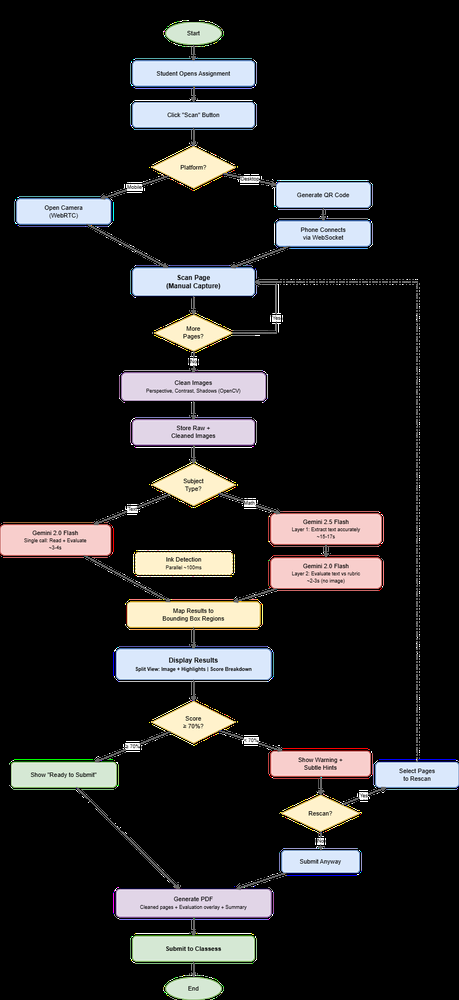
#> input picture Student Evaluation Flow.drawio.png, 459 x 1000 px, shrunk from 831 x 1811 before the run
$ python -i preprocess.py   (imports and definitions only)   (older library calls are emulated)
#> lines starting #> are read from the running program, lines starting #| are printed output that depends on the picture; after the words box and inside, x2 and y2 are one past the last pixel; in counts of white or black regions, pixels touching at a corner belong together
#> further down, picture is the input picture: shape (1000, 459, 3); mean B, G, R 37.8, 37.8, 38.8
# preprocess.py
"""
All preprocessing functions in ONE file.
No fancy classes, just functions. Quick to test.
"""

import cv2
import numpy as np
from typing import Optional, Tuple


# ============================================================
# DOCUMENT DETECTION & PERSPECTIVE CORRECTION
# ============================================================

# [34 lines left out: functions order_points, perspective_correct, not called in this run]


def detect_document(img):
    """Find document edges and correct perspective. Returns corrected image or original."""
    gray = cv2.cvtColor(img, cv2.COLOR_BGR2GRAY)
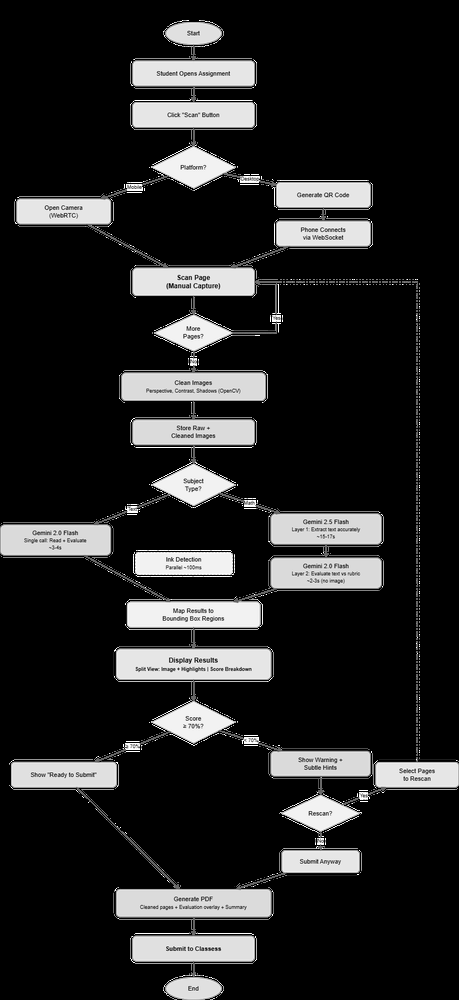
#> gray: shape (1000, 459); min 0, max 255, mean 38.1
    blurred = cv2.GaussianBlur(gray, (5, 5), 0)

    best_contour = None
    best_area = 0
    img_area = img.shape[0] * img.shape[1]
#> img_area = 459000

    for canny_low, canny_high in [(30, 100), (50, 150), (75, 200)]:
        edges = cv2.Canny(blurred, canny_low, canny_high)
        kernel = np.ones((3, 3), np.uint8)
        edges = cv2.dilate(edges, kernel, iterations=1)

        contours, _ = cv2.findContours(edges, cv2.RETR_EXTERNAL, cv2.CHAIN_APPROX_SIMPLE)

        for cnt in contours:
            area = cv2.contourArea(cnt)
            if area < img_area * 0.2:
                continue
            peri = cv2.arcLength(cnt, True)
            approx = cv2.approxPolyDP(cnt, 0.02 * peri, True)
            if len(approx) == 4 and area > best_area:
                best_contour = approx
                best_area = area
#> this loop made 3 passes
#> pass 1, in detect_document, `edges = cv2.Canny(blurred, canny_low, canny_high)`:
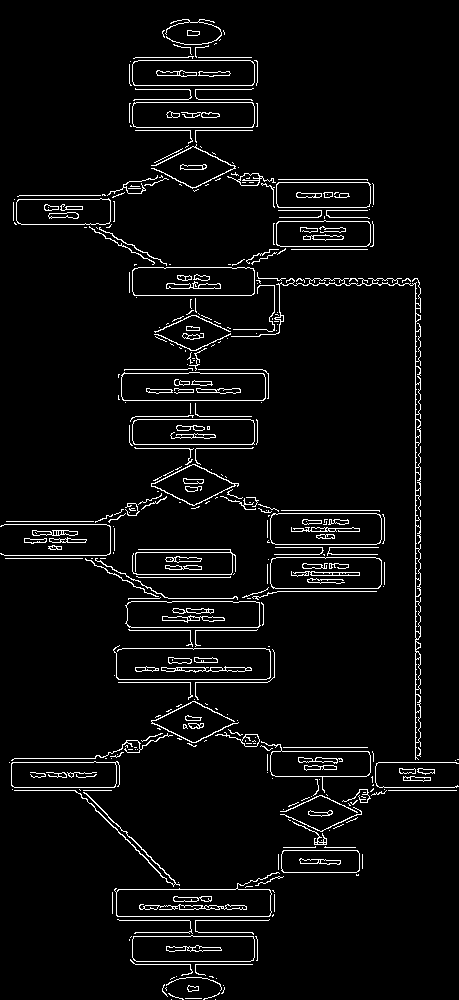
#> edges: shape (1000, 459); 4.6% white in thin lines or dots
#> pass 1, in detect_document, `edges = cv2.dilate(edges, kernel, iterations=1)`:
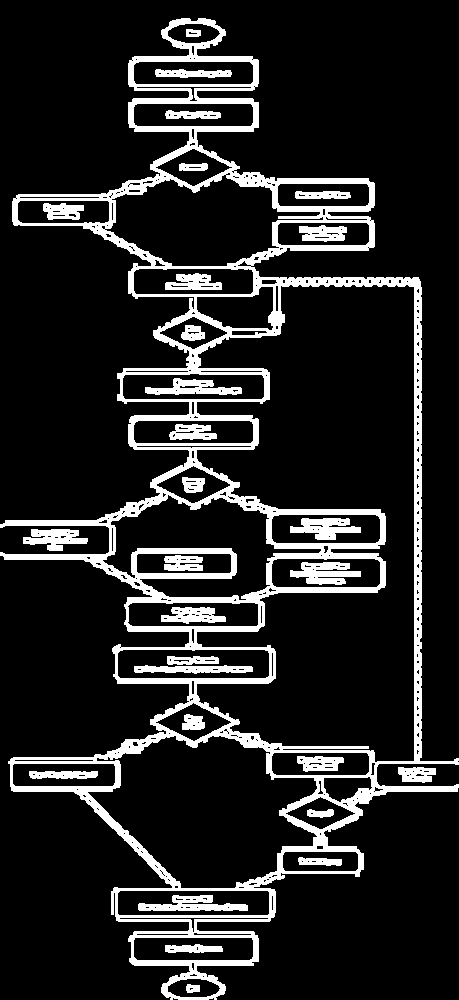
#> edges: shape (1000, 459); 14% white; 29 white regions, largest, box (x1, y1, x2, y2) and area: (0, 18, 459, 1000) 50104, (290, 562, 361, 585) 1033, (138, 895, 248, 911) 1014
#> after the loop:
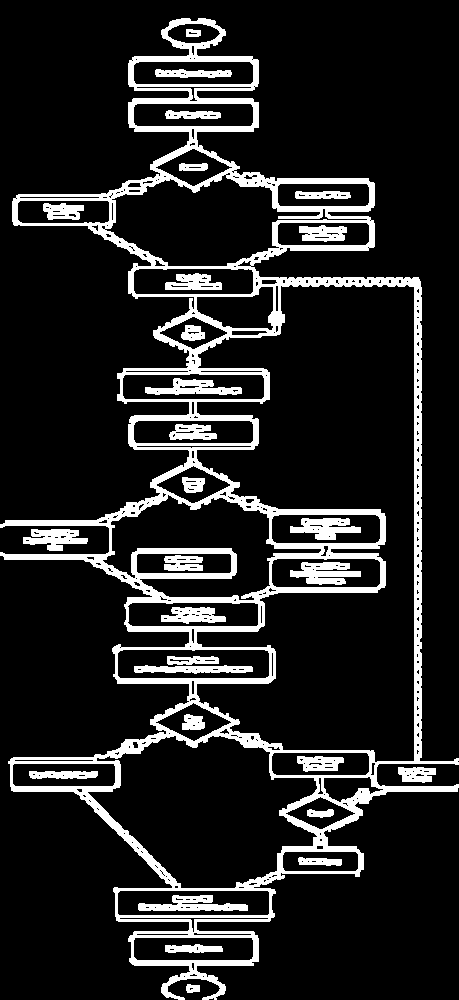
#> edges: shape (1000, 459); 13.8% white; 29 white regions, largest, box (x1, y1, x2, y2) and area: (0, 18, 459, 1000) 49118, (290, 562, 361, 585) 1033, (138, 895, 248, 911) 1014
#> after the loop, best_area = 0

    if best_contour is not None:
        return perspective_correct(img, best_contour.reshape(4, 2).astype(np.float32))
    return img


# ============================================================
# DESKEW
# ============================================================

# [38 lines left out: functions deskew, to_gray, not called in this run]


# ============================================================
# ILLUMINATION CORRECTION
# ============================================================

def illum_none(img):
    """No illumination correction, just grayscale"""
    return to_gray(img)


# [31 lines left out: functions illum_division, illum_morpho, illum_clahe, illum_retinex, not called in this run]


# ============================================================
# BINARIZATION
# ============================================================

def bin_none(gray):
    """No binarization — pass through grayscale"""
    return gray


def bin_otsu(gray):
    _, binary = cv2.threshold(gray, 0, 255, cv2.THRESH_BINARY + cv2.THRESH_OTSU)
    return binary


def bin_adaptive_gaussian(gray, block=11, C=2):
    return cv2.adaptiveThreshold(gray, 255, cv2.ADAPTIVE_THRESH_GAUSSIAN_C,
                                  cv2.THRESH_BINARY, block, C)


def bin_adaptive_mean(gray, block=15, C=5):
    return cv2.adaptiveThreshold(gray, 255, cv2.ADAPTIVE_THRESH_MEAN_C,
                                  cv2.THRESH_BINARY, block, C)


# [35 lines left out: functions bin_sauvola, measure_quality, not called in this run]

>>> import cv2
>>> picture = cv2.imread('Student Evaluation Flow.drawio.png')
>>> result = detect_document(picture)
